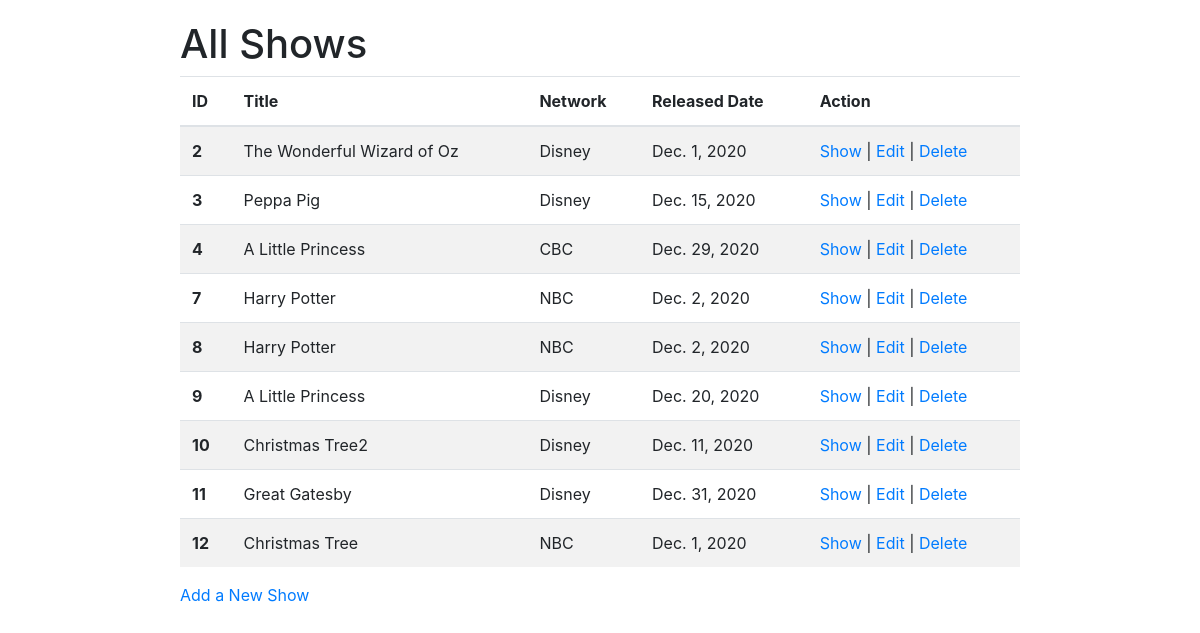
Page /shows/ on the committed database.
### show_app/models.py (models this page shows)
class Show(models.Model):
  title = models.CharField(max_length=255)
  network = models.CharField(max_length=50)
  release_date = models.DateField(auto_now=False,auto_now_add=False,null=True)
  description = models.TextField(null=True)
  create_at = models.DateTimeField(auto_now_add=True)
  update_at = models.DateTimeField(auto_now=True)
  objects = ShowManager()

### show_app/views.py (the view)
# urls.py: path('', views.index, name="index"),
def index(request):
  return render(request, "index.html", {'shows':Show.objects.all()})

### show_app/templates/index.html (shortened to what this page needs)
<!DOCTYPE html>
<html lang="en">
<head>
  {% load static %}
  <link rel="stylesheet" href="{% static 'css/style.css' %}">
  <link rel="stylesheet" href="https://cdn.jsdelivr.net/npm/bootstrap@4.5.3/dist/css/bootstrap.min.css">
</head>
<body>
  <div id="container">
    <h1>All Shows</h1>
    <table class="table table-striped">
      <thead>
        <th scope="col">ID</th>
        <th scope="col">Title</th>
        <th scope="col">Network</th>
        <th scope="col">Released Date</th>
        <th scope="col">Action</th>
      </thead>
      <tbody>
        {% for show in shows %}
          <tr>
            <th scope="row"><a>{{ show.id }}</a></th>
            <td>{{ show.title }}</td>
            <td>{{ show.network }}</td>
            <td>{{ show.release_date }}</td>
            <td><a href="{% url 'detail' show.id %}">Show </a>|<a href="{% url 'edit' show.id %}"> Edit </a>|<a href="{% url 'delete' show.id %}"> Delete </a></td>
          </tr>
        {% endfor%}
      </tbody>
    </table>
    <a href={% url 'new' %}>Add a New Show</a>
  </div>
</body>
</html>

### show_app/static/css/style.css (style rules this page uses)
* { padding: 0px; margin: 0px; }
#container { width: 70%; margin: 20px auto; }

### rows in the picture
Show: id "2", title "The Wonderful Wizard of Oz", network "Disney", release_date "Dec. 1, 2020"
Show: id "3", title "Peppa Pig", network "Disney", release_date "Dec. 15, 2020"
Show: id "4", title "A Little Princess", network "CBC", release_date "Dec. 29, 2020"
Show: id "7", title "Harry Potter", network "NBC", release_date "Dec. 2, 2020"
Show: id "8", title "Harry Potter", network "NBC", release_date "Dec. 2, 2020"
Show: id "9", title "A Little Princess", network "Disney", release_date "Dec. 20, 2020"
Show: id "10", title "Christmas Tree2", network "Disney", release_date "Dec. 11, 2020"
Show: id "11", title "Great Gatesby", network "Disney", release_date "Dec. 31, 2020"
Show: id "12", title "Christmas Tree", network "NBC", release_date "Dec. 1, 2020"
